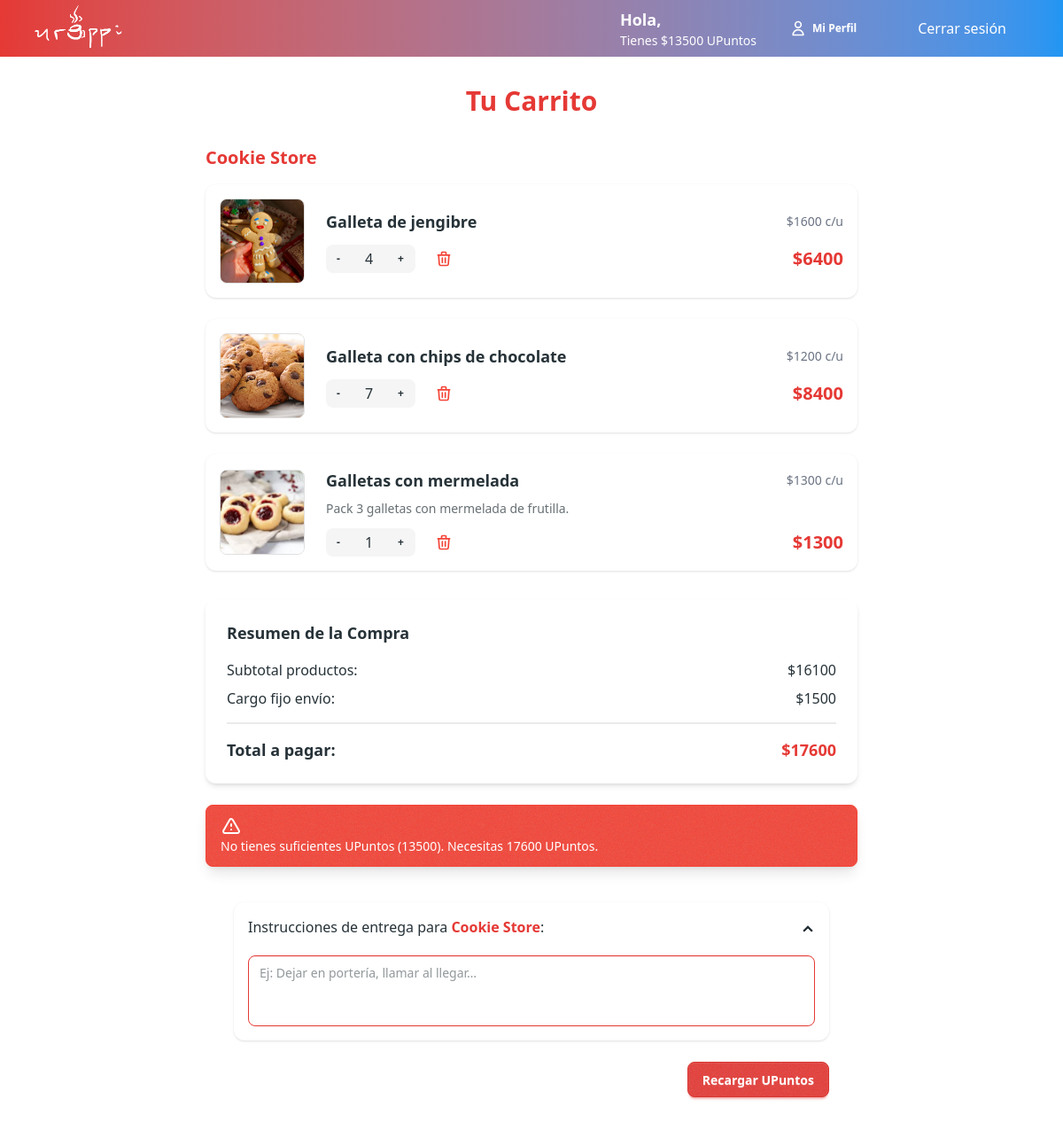
The app's page /comprador/cart (signed in) with its own data.
### urappiapp/models.py (models this page shows, shortened)
class User(AbstractUser):
    pronombres = [("La", "La"), ("El", "El"), ("Le", "Le"), ("Otro", "Otro")]
    pronombre = models.CharField(max_length=5, choices=pronombres)
    apodo = models.CharField(max_length=30)  # Apodo o nombre visible
    rating = models.FloatField(default=0.0)
    votes = models.IntegerField(default=0)
    rol = models.CharField(
        max_length=20,
        choices=[
            ("customer", "Cliente"),
            ("deliver", "Repartidor"),
            ("seller", "Vendedor"),
        ],
    )
    upuntos = models.IntegerField(default=0)

class Shop(models.Model):
    shopID = models.AutoField(primary_key=True)  # ID único de la tienda
    shopDescription = models.TextField()  # Descripción de la tienda
    openTime = models.TimeField()  # Hora de apertura
    closingTime = models.TimeField()  # Hora de cierre
    shopName = models.CharField(max_length=32)  # Nombre de la tienda
    shopImage = models.ImageField(
        upload_to="stores/", null=True, blank=True
    )  # Imagen de la tienda
    location = models.TextField()  # Ubicación de la tienda
    rating = models.FloatField(default=0.0)
    votes = models.IntegerField(default=0)

class CartItem(models.Model):
    cart = models.ForeignKey(Cart, on_delete=models.CASCADE, related_name="items")
    product_listing = models.ForeignKey(
        "ProductListing", on_delete=models.CASCADE, related_name="cart_items"
    )
    quantity = models.PositiveIntegerField(default=1)
    class Meta:
        unique_together = ("cart", "product_listing")

class ProductListing(models.Model):
    listedBy = models.ForeignKey(
        Shop, on_delete=models.CASCADE
    )  # Tienda que lista el producto
    listedProduct = models.ForeignKey(
        Product, on_delete=models.CASCADE
    )  # Producto listado
    stockQuantity = models.IntegerField()  # Cantidad en stock

class Product(models.Model):
    categorys = [
        ("beb-cal", "Bebidas calientes"),
        ("beb-fria", "Bebidas frías"),
        ("pas-boll", "Pastelería y Bollería"),
        ("sandw", "Sandwiches"),
        ("otro", "Otro"),
    ]
    productID = models.AutoField(primary_key=True)
    productName = models.CharField(max_length=32)  # Nombre del producto
    category = models.CharField(
        max_length=32, choices=categorys
    )  # Categoría del producto
    description = models.TextField()  # Descripción del producto
    prodImage = models.ImageField(
        upload_to="products/", null=True, blank=True
    )  # Imagen del producto
    priceCLP = models.IntegerField()  # Precio en CLP

### app_comprador/views.py (the view)
# urls.py: path("cart", views.show_cart, name="cart"),
@login_required(login_url="/login")
def show_cart(request):
    try:
        cart = Cart.objects.get(user=request.user)
        items = CartItem.objects.filter(cart=cart).select_related(
            "product_listing__listedProduct", "product_listing__listedBy"
        )
    except Cart.DoesNotExist:
        items = []
    for item in items:
        item.subtotal = item.quantity * item.product_listing.listedProduct.priceCLP
    total_price = sum(item.subtotal for item in items)
    delivery_fee = 1500  # Cargo fijo de envío
    final_total = total_price + delivery_fee
    sufficient_funds = request.user.upuntos >= final_total
    tiendas = defaultdict(list)
    for item in items:
        tiendas[item.product_listing.listedBy].append(item)
    info = {
        "usuario": request.user,
        "cart_items": items,
        "cart_items_by_shop": dict(tiendas),
        "total_price": total_price,
        "delivery_fee": delivery_fee,
        "final_total": final_total,
        "sufficient_funds": sufficient_funds,
    }
    return render(
        request,
        "app_comprador/cart.html",
        info,
    )

### app_comprador/templates/app_comprador/cart.html (shortened to what this page needs)
{% extends "urappi/base.html" %}
{% block content %}
<div class="max-w-3xl mx-auto py-8 px-4">
  <h2 class="text-3xl font-bold mb-8 text-center text-primary">Tu Carrito</h2>
  {% if cart_items %}
    {% if cart_items_by_shop %}
      <div class="space-y-12">
        {% for shop, items in cart_items_by_shop.items %}
          <div class="mb-6">
            <h3 class="text-xl font-bold mb-4 text-primary">{{ shop.shopName }}</h3>
            <div class="space-y-6">
              {% for item in items %}
                <div class="card flex flex-row items-center bg-base-100 shadow rounded-xl p-4">
                  <img src="{{ item.product_listing.listedProduct.prodImage.url }}"
                       alt="{{ item.product_listing.listedProduct.productName }}"
                       class="w-24 h-24 object-cover rounded-lg mr-6 border border-base-300">
                  <div class="flex-1">
                    <div class="flex items-center justify-between">
                      <h3 class="text-lg font-bold text-base-content">
                        {{ item.product_listing.listedProduct.productName }}
                      </h3>
                      <span class="text-sm text-gray-500">
                        ${{ item.product_listing.listedProduct.priceCLP }} c/u
                      </span>
                    </div>
                    <p class="text-sm text-base-content/70 mt-2">
                      {{ item.product_listing.listedProduct.description }}
                    </p>
                    <div class="flex items-center justify-between mt-3">
                      <div class="flex items-center gap-4">
                        <div class="join bg-base-200 rounded-lg">
                          <form method="post" action="{% url 'update_cart' item.id 'decrease' %}">
                            <button class="join-item btn btn-sm btn-ghost">-</button>
                          </form>
                          <div class="join-item flex items-center justify-center px-4 font-medium">
                            {{ item.quantity }}
                          </div>
                          <form method="post" action="{% url 'update_cart' item.id 'increase' %}">
                            <button class="join-item btn btn-sm btn-ghost">+</button>
                          </form>
                        </div>
                        <form method="post" action="{% url 'remove_from_cart' item.id %}">
                          <button type="submit" class="btn btn-ghost btn-sm text-error btn-circle" aria-label="Eliminar">
                            <svg xmlns="http://www.w3.org/2000/svg"
                                 class="h-5 w-5" fill="none" viewBox="0 0 24 24" stroke="currentColor">
                              <path stroke-linecap="round" stroke-linejoin="round" stroke-width="2"
                                    d="M19 7l-.867 12.142A2 2 0 0116.138 21H7.862a2 2 0 01-1.995-1.858L5 7m5 4v6m4-6v6m1-10V4
                                       a1 1 0 00-1-1h-4a1 1 0 00-1 1v3M4 7h16" />
                            </svg>
                          </button>
                        </form>
                      </div>
                      <span class="text-xl font-bold text-primary">
                        ${{ item.subtotal }}
                      </span>
                    </div>
                  </div>
                </div>
              {% endfor %}
            </div>
          </div>
        {% endfor %}
      </div>
      <div class="card bg-base-100 shadow-md rounded-xl p-6 mt-8">
        <h3 class="text-lg font-bold mb-4">Resumen de la Compra</h3>
        <div class="space-y-2">
          <div class="flex justify-between">
            <span>Subtotal productos:</span>
            <span class="font-medium">${{ total_price }}</span>
          </div>
          <div class="flex justify-between">
            <span>Cargo fijo envío:</span>
            <span class="font-medium">${{ delivery_fee }}</span>
          </div>
          <div class="divider my-2"></div>
          <div class="flex justify-between text-lg font-bold">
            <span>Total a pagar:</span>
            <span class="text-primary">${{ final_total }}</span>
          </div>
        </div>
      </div>
      <div class="alert {{ sufficient_funds|yesno:'alert-success,alert-error' }} shadow-lg mt-6">
        <div>
          {% if sufficient_funds %}
            <svg xmlns="http://www.w3.org/2000/svg" class="h-6 w-6" fill="none" viewBox="0 0 24 24" stroke="currentColor">
              <path stroke-linecap="round" stroke-linejoin="round" stroke-width="2" d="M9 12l2 2 4-4m6 2a9 9 0 11-18 0 9 9 0 0118 0z" />
            </svg>
            <span>Tienes suficientes UPuntos ({{ usuario.upuntos }}) para esta compra.</span>
          {% else %}
            <span>No tienes suficientes UPuntos ({{ usuario.upuntos }}). Necesitas {{ final_total }} UPuntos.</span>
          {% endif %}
        </div>
      </div>
      <div class="mt-10 max-w-2xl mx-auto">
        <form method="post" action="{% url 'create_order' %}">
          <div class="flex flex-col gap-4">
            {% for shop, items in cart_items_by_shop.items %}
              <div tabindex="0"
                   class="collapse collapse-arrow bg-base-100 shadow rounded-xl">
                <div class="collapse-title text-base-content font-medium">
                  Instrucciones de entrega para
                  <span class="font-bold text-primary">{{ shop.shopName }}</span>:
                </div>
                <div class="collapse-content transition-all duration-300 peer-checked:max-h-60">
                  <textarea name="instructions_{{ forloop.counter0 }}"
                            rows="2"
                            class="textarea textarea-primary w-full resize-none"
                            placeholder="Ej: Dejar en portería, llamar al llegar…"></textarea>
                </div>
              </div>
            {% endfor %}
          </div>
          <div class="flex justify-end mt-6">
            {% if sufficient_funds %}
              <button type="submit" class="btn btn-primary">Enviar orden</button>
            {% else %}
              <a href="{% url 'profile' %}" class="btn btn-primary">Recargar UPuntos</a>
            {% endif %}
          </div>
        </form>
      </div>
    {% else %}
      <div class="flex flex-col items-center justify-center py-20">
        <p class="text-lg text-gray-500 mb-4">Tu carrito está vacío.</p>
        <a href="{% url 'home' %}" class="btn btn-accent">Volver al inicio</a>
      </div>
    {% endif %}
  {% else %}
    <div class="flex flex-col items-center justify-center py-20">
      <p class="text-lg text-gray-500 mb-4">Tu carrito está vacío.</p>
      <a href="{% url 'home' %}" class="btn btn-accent">Volver al inicio</a>
    </div>
  {% endif %}
</div>
{% endblock %}

### urappi/templates/urappi/header.html (shortened to what this page needs)
<header class="bg-gradient-to-r from-primary to-secondary text-white">
     {% load static %}
    <div class="max-w-7xl mx-auto px-4 sm:px-6 lg:px-8 flex items-center justify-between h-16">
        <a href="{% url 'home' %}">
            <img src="{% static 'images/logo.png' %}" alt="Urappi Logo" class="h-16 object-contain">
        </a>
        <nav class="flex items-center space-x-6">
        {% if user.is_authenticated %}
            <div class="flex flex-col justify-center justify-between">
                <h1 class="text-lg font-semibold">Hola, {{ usuario.apodo }}</h1>
                <p class="text-sm">Tienes ${{ usuario.upuntos }} UPuntos</p>
            </div>
            <a href="{% url 'profile' %}" class="btn btn-ghost btn-sm">
                <svg xmlns="http://www.w3.org/2000/svg" class="h-5 w-5" fill="none" viewBox="0 0 24 24" stroke="currentColor">
                    <path stroke-linecap="round" stroke-linejoin="round" stroke-width="2" d="M16 7a4 4 0 11-8 0 4 4 0 018 0zM12 14a7 7 0 00-7 7h14a7 7 0 00-7-7z" />
                </svg>
                Mi Perfil
            </a>
            <div class="max-w-7xl mx-auto px-4 sm:px-6 lg:px-8 flex items-center justify-between h-16">
                <a href="{% url 'logout' %}">Cerrar sesión </a>
            </div>
        {% endif %}
        </nav>
    </div>
</header>

### records on screen
User: upuntos "13500"
Shop: shopName "Cookie Store"
CartItem: product_listing.listedProduct.prodImage (picture), product_listing.listedProduct.productName "Galleta de jengibre", product_listing.listedProduct.priceCLP "1600", quantity "4", subtotal "6400"
CartItem: product_listing.listedProduct.prodImage (placeholder picture), product_listing.listedProduct.productName "Galleta con chips de chocolate", product_listing.listedProduct.priceCLP "1200", quantity "7", subtotal "8400"
CartItem: product_listing.listedProduct.prodImage (picture), product_listing.listedProduct.productName "Galletas con mermelada", product_listing.listedProduct.priceCLP "1300", product_listing.listedProduct.description "Pack 3 galletas con mermelada de frutilla.", quantity "1", subtotal "1300"

### other values on screen
{{ total_price }} "16100"
{{ delivery_fee }} "1500"
{{ final_total }} "17600"
